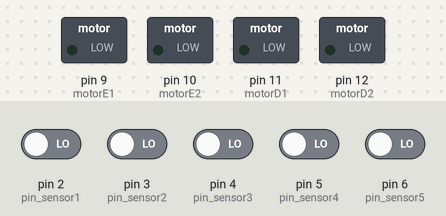
The sketch below on a simulated Arduino Uno, built with avr-gcc and run on an emulated ATmega328P. Parts: switched loads named in the sketch (green lamp = pin HIGH). The inputs (shaded band) are chosen by the test bench; at power-on: pin 2 (pin_sensor1), pin 3 (pin_sensor2), pin 4 (pin_sensor3), pin 5 (pin_sensor4), pin 6 (pin_sensor5) LOW.

Above: at 1.2 s.
1.3 s: pin 2 (pin_sensor1) driven HIGH
At 2.5 s:
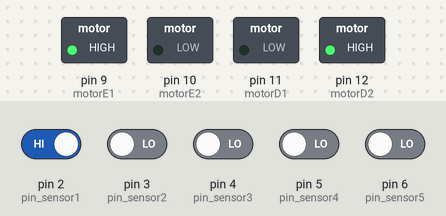
2.8 s: pin 2 (pin_sensor1) driven LOW and pin 3 (pin_sensor2) driven HIGH
At 3.8 s:
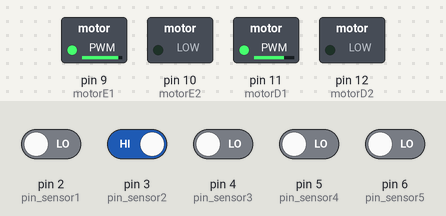
4.3 s: pin 5 (pin_sensor4) driven HIGH
At 5.0 s:
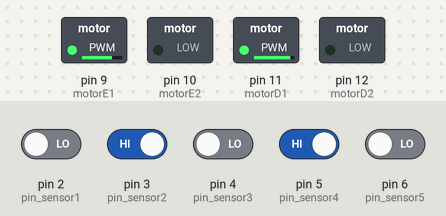
5.8 s: pin 6 (pin_sensor5) driven HIGH
At 6.1 s:
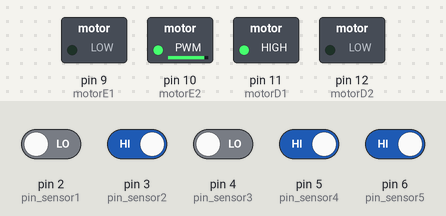
7.3 s: pin 2 (pin_sensor1) driven HIGH
At 8.4 s:
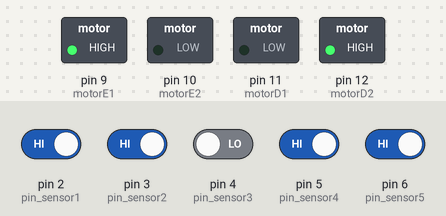
8.8 s: pin 2 (pin_sensor1) driven LOW
At 9.6 s:
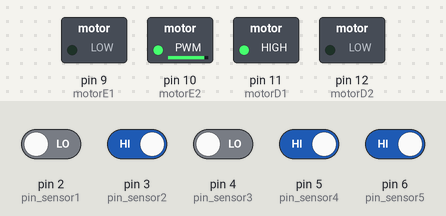
Timing chart, 0 to 11.3 s (numbered marks = the images above; inputs shaded):
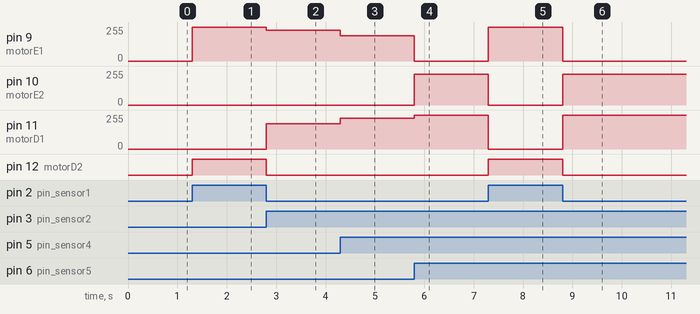

The sketch:

carrinho.ino
```cpp
#include <Arduino.h>

#define PRETO 1
#define BRANCO 0

#define motorE1 9  // motor direito para frente
#define motorE2 10 // motor direito para tras
#define motorD1 11 // motor esquero para frente
#define motorD2 12 // motor esquerdo para tras

// sensores dianteiros
#define pin_sensor1 2 // 1o da direita
#define pin_sensor2 3
#define pin_sensor3 4
#define pin_sensor4 5
#define pin_sensor5 6 // mais a esquerda

// sensores rodas
#define pin_sensorRD 7
#define pin_sensorRE 8

// velocidades
#define VELOCIDADE_CURVA 255
#define VELOCIDADE_RETA 230
#define VELOCIDADE_MEDIA 190
#define VELOCIDADE_BAIXA 0

bool sensor1 = 0;
bool sensor2 = 0;
bool sensor3 = 0;
bool sensor4 = 0;
bool sensor5 = 0;
bool sensorRE = 0;
bool sensorRD = 0;

int ultimoSensorRD = 0;
int ultimoSensorRE = 0;
unsigned long ultimoTempoTransicaoRD = 0;
unsigned long ultimoTempoTransicaoRE = 0;
int frequenciaRD = 0;
int frequenciaRE = 0;

int velocidadeMotorD = 0;
int velocidadeMotorE = 0;
int velocidadeMotorD2 = 0;
int velocidadeMotorE2 = 0;

void setup() {
  Serial.begin(115200);
  // MOTORES
  pinMode(motorD1, OUTPUT);
  pinMode(motorD2, OUTPUT);
  pinMode(motorE1, OUTPUT);
  pinMode(motorE2, OUTPUT);
}

void loop() {
  sensor1 = digitalRead(pin_sensor1);
  sensor2 = digitalRead(pin_sensor2);
  sensor3 = digitalRead(pin_sensor3);
  sensor4 = digitalRead(pin_sensor4);
  sensor5 = digitalRead(pin_sensor5);

  if (sensor1 == PRETO) {
    // Curva fechada para a direita
    velocidadeMotorE = VELOCIDADE_CURVA;
    velocidadeMotorD = VELOCIDADE_BAIXA;
    velocidadeMotorE2 = VELOCIDADE_BAIXA;
    velocidadeMotorD2 = VELOCIDADE_RETA;
  } else if (sensor5 == PRETO) {
    // Curva fechada para a esquerda
    velocidadeMotorE = VELOCIDADE_BAIXA;
    velocidadeMotorD = VELOCIDADE_CURVA;
    velocidadeMotorE2 = VELOCIDADE_RETA;
    velocidadeMotorD2 = VELOCIDADE_BAIXA;
  } else if (sensor4 == PRETO) {
    // Curva leve para a direita
    velocidadeMotorE = VELOCIDADE_MEDIA;
    velocidadeMotorD = VELOCIDADE_RETA;
    velocidadeMotorE2 = VELOCIDADE_BAIXA;
    velocidadeMotorD2 = VELOCIDADE_BAIXA;
  }  else if (sensor2 == PRETO) {
    // Curva leve para a esquerda
    velocidadeMotorE = VELOCIDADE_RETA;
    velocidadeMotorD = VELOCIDADE_MEDIA;
    velocidadeMotorE2 = VELOCIDADE_BAIXA;
    velocidadeMotorD2 = VELOCIDADE_BAIXA;
  } else if (sensor3 == PRETO) {
    // Motores andam reto
    velocidadeMotorE = VELOCIDADE_RETA;
    velocidadeMotorD = VELOCIDADE_RETA;
    velocidadeMotorE2 = VELOCIDADE_BAIXA;
    velocidadeMotorD2 = VELOCIDADE_BAIXA;
  }

  analogWrite(motorE1, velocidadeMotorE);
  analogWrite(motorE2, velocidadeMotorE2);
  analogWrite(motorD1, velocidadeMotorD);
  analogWrite(motorD2, velocidadeMotorD2);
}
```

Measured:
- after the input at 1.3 s, pin 9 (motorE1): 0/255 → 255/255 at once; pin 12 (motorD2): LOW → HIGH at once
- after the input at 2.8 s, pin 9 (motorE1): 255/255 → 230/255 at once; pin 11 (motorD1): 0/255 → 190/255 at once; pin 12 (motorD2): HIGH → LOW at once
- after the input at 4.3 s, pin 9 (motorE1): 230/255 → 190/255 at once; pin 11 (motorD1): 190/255 → 230/255 at once
- after the input at 5.8 s, pin 9 (motorE1): 190/255 → 0/255 at once; pin 10 (motorE2): 0/255 → 230/255 at once; pin 11 (motorD1): 230/255 → 255/255 at once
- after the input at 7.3 s, pin 9 (motorE1): 0/255 → 255/255 at once; pin 10 (motorE2): 230/255 → 0/255 at once; pin 11 (motorD1): 255/255 → 0/255 at once; pin 12 (motorD2): LOW → HIGH at once
- after the input at 8.8 s, pin 9 (motorE1): 255/255 → 0/255 at once; pin 10 (motorE2): 0/255 → 230/255 at once; pin 11 (motorD1): 0/255 → 255/255 at once; pin 12 (motorD2): HIGH → LOW at once
